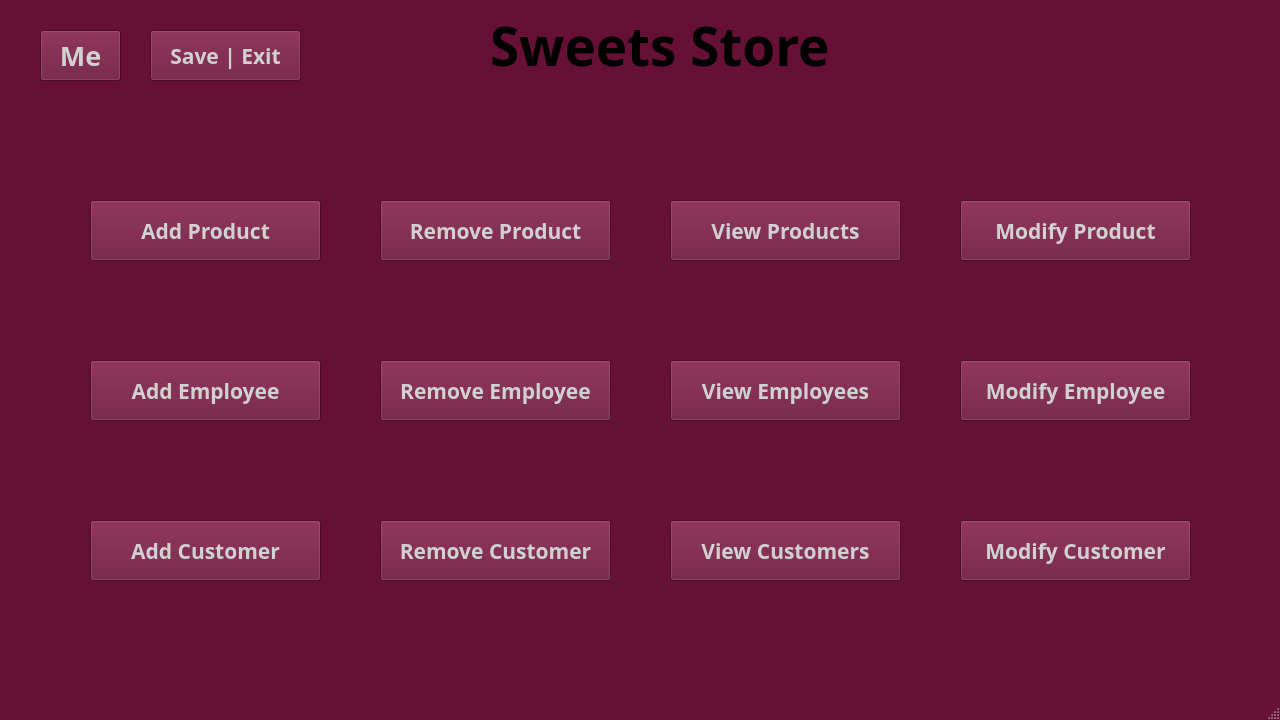
<?xml version="1.0" encoding="UTF-8"?>
<ui version="4.0">
 <class>EmployeeWindow</class>
 <widget class="QMainWindow" name="EmployeeWindow">
  <property name="geometry">
   <rect>
    <x>0</x>
    <y>0</y>
    <width>1280</width>
    <height>720</height>
   </rect>
  </property>
  <property name="font">
   <font>
    <family>HP Simplified Jpan</family>
    <pointsize>16</pointsize>
   </font>
  </property>
  <property name="windowTitle">
   <string>MainWindow</string>
  </property>
  <property name="autoFillBackground">
   <bool>false</bool>
  </property>
  <property name="styleSheet">
   <string notr="true">QMainWindow {
	background-color: rgb(102, 16, 53);
}</string>
  </property>
  <widget class="QWidget" name="centralwidget">
   <property name="autoFillBackground">
    <bool>false</bool>
   </property>
   <property name="styleSheet">
    <string notr="true">QWidget {
background-color: rgb(102, 16, 53);
}</string>
   </property>
   <widget class="QLabel" name="infoLabel">
    <property name="geometry">
     <rect>
      <x>15</x>
      <y>670</y>
      <width>501</width>
      <height>40</height>
     </rect>
    </property>
    <property name="font">
     <font>
      <family>HP Simplified Jpan</family>
      <pointsize>22</pointsize>
      <bold>true</bold>
     </font>
    </property>
    <property name="styleSheet">
     <string notr="true">QLabel {
color: #ebebeb;
}</string>
    </property>
    <property name="text">
     <string/>
    </property>
    <property name="textFormat">
     <enum>Qt::PlainText</enum>
    </property>
   </widget>
   <widget class="QLabel" name="titleLabel">
    <property name="geometry">
     <rect>
      <x>490</x>
      <y>10</y>
      <width>381</width>
      <height>71</height>
     </rect>
    </property>
    <property name="font">
     <font>
      <family>HP Simplified Jpan</family>
      <pointsize>40</pointsize>
      <bold>true</bold>
     </font>
    </property>
    <property name="styleSheet">
     <string notr="true">QLabel {
color: '#ebebeb';
}</string>
    </property>
    <property name="text">
     <string>Sweets Store</string>
    </property>
   </widget>
   <widget class="QPushButton" name="infoButton">
    <property name="geometry">
     <rect>
      <x>40</x>
      <y>30</y>
      <width>81</width>
      <height>51</height>
     </rect>
    </property>
    <property name="font">
     <font>
      <family>HP Simplified Jpan</family>
      <pointsize>20</pointsize>
      <bold>true</bold>
     </font>
    </property>
    <property name="styleSheet">
     <string notr="true">QPushButton {
text-align: center; 
background: '#75103c';
border: 4px solid '#1a1818';
color: rgb(209, 209, 209);
}

QPushButton::hover {
background-color: rgb(84, 13, 43);
}</string>
    </property>
    <property name="text">
     <string>Me</string>
    </property>
   </widget>
   <widget class="QLabel" name="dateLabel">
    <property name="geometry">
     <rect>
      <x>900</x>
      <y>20</y>
      <width>371</width>
      <height>71</height>
     </rect>
    </property>
    <property name="font">
     <font>
      <family>HP Simplified Jpan</family>
      <pointsize>22</pointsize>
      <bold>true</bold>
     </font>
    </property>
    <property name="styleSheet">
     <string notr="true">QLabel {
background: '#75103c';
color: rgb(209, 209, 209);
border: 4px solid '#1a1818';
}

QLabel::hover {
background-color: rgb(84, 13, 43);
}
</string>
    </property>
    <property name="text">
     <string/>
    </property>
   </widget>
   <widget class="QPushButton" name="addProdBtn">
    <property name="geometry">
     <rect>
      <x>90</x>
      <y>200</y>
      <width>231</width>
      <height>61</height>
     </rect>
    </property>
    <property name="font">
     <font>
      <family>HP Simplified Jpan</family>
      <pointsize>16</pointsize>
      <bold>true</bold>
     </font>
    </property>
    <property name="styleSheet">
     <string notr="true">QPushButton {
background: '#75103c';
color: rgb(209, 209, 209);
border: 4px solid '#1a1818';
}

QPushButton::hover {
background-color: rgb(84, 13, 43);
}</string>
    </property>
    <property name="text">
     <string>Add Product</string>
    </property>
   </widget>
   <widget class="QPushButton" name="rmProdBtn">
    <property name="geometry">
     <rect>
      <x>380</x>
      <y>200</y>
      <width>231</width>
      <height>61</height>
     </rect>
    </property>
    <property name="font">
     <font>
      <family>HP Simplified Jpan</family>
      <pointsize>16</pointsize>
      <bold>true</bold>
     </font>
    </property>
    <property name="styleSheet">
     <string notr="true">QPushButton {
background: '#75103c';
color: rgb(209, 209, 209);
border: 4px solid '#1a1818';
}

QPushButton::hover {
background-color: rgb(84, 13, 43);
}</string>
    </property>
    <property name="text">
     <string>Remove Product</string>
    </property>
   </widget>
   <widget class="QPushButton" name="srcProdBtn">
    <property name="geometry">
     <rect>
      <x>670</x>
      <y>200</y>
      <width>231</width>
      <height>61</height>
     </rect>
    </property>
    <property name="font">
     <font>
      <family>HP Simplified Jpan</family>
      <pointsize>16</pointsize>
      <bold>true</bold>
     </font>
    </property>
    <property name="styleSheet">
     <string notr="true">QPushButton {
background: '#75103c';
color: rgb(209, 209, 209);
border: 4px solid '#1a1818';
}

QPushButton::hover {
background-color: rgb(84, 13, 43);
}</string>
    </property>
    <property name="text">
     <string>View Products</string>
    </property>
   </widget>
   <widget class="QPushButton" name="modProdBtn">
    <property name="geometry">
     <rect>
      <x>960</x>
      <y>200</y>
      <width>231</width>
      <height>61</height>
     </rect>
    </property>
    <property name="font">
     <font>
      <family>HP Simplified Jpan</family>
      <pointsize>16</pointsize>
      <bold>true</bold>
     </font>
    </property>
    <property name="styleSheet">
     <string notr="true">QPushButton {
background: '#75103c';
color: rgb(209, 209, 209);
border: 4px solid '#1a1818';
}

QPushButton::hover {
background-color: rgb(84, 13, 43);
}</string>
    </property>
    <property name="text">
     <string>Modify Product</string>
    </property>
   </widget>
   <widget class="QPushButton" name="addEmplyBtn">
    <property name="geometry">
     <rect>
      <x>90</x>
      <y>360</y>
      <width>231</width>
      <height>61</height>
     </rect>
    </property>
    <property name="font">
     <font>
      <family>HP Simplified Jpan</family>
      <pointsize>16</pointsize>
      <bold>true</bold>
     </font>
    </property>
    <property name="styleSheet">
     <string notr="true">QPushButton {
background: '#75103c';
color: rgb(209, 209, 209);
border: 4px solid '#1a1818';
}

QPushButton::hover {
background-color: rgb(84, 13, 43);
}</string>
    </property>
    <property name="text">
     <string>Add Employee</string>
    </property>
   </widget>
   <widget class="QPushButton" name="rmEmplyBtn">
    <property name="geometry">
     <rect>
      <x>380</x>
      <y>360</y>
      <width>231</width>
      <height>61</height>
     </rect>
    </property>
    <property name="font">
     <font>
      <family>HP Simplified Jpan</family>
      <pointsize>16</pointsize>
      <bold>true</bold>
     </font>
    </property>
    <property name="styleSheet">
     <string notr="true">QPushButton {
background: '#75103c';
color: rgb(209, 209, 209);
border: 4px solid '#1a1818';
}

QPushButton::hover {
background-color: rgb(84, 13, 43);
}</string>
    </property>
    <property name="text">
     <string>Remove Employee</string>
    </property>
   </widget>
   <widget class="QPushButton" name="srchEmplyBtn">
    <property name="geometry">
     <rect>
      <x>670</x>
      <y>360</y>
      <width>231</width>
      <height>61</height>
     </rect>
    </property>
    <property name="font">
     <font>
      <family>HP Simplified Jpan</family>
      <pointsize>16</pointsize>
      <bold>true</bold>
     </font>
    </property>
    <property name="styleSheet">
     <string notr="true">QPushButton {
background: '#75103c';
color: rgb(209, 209, 209);
border: 4px solid '#1a1818';
}

QPushButton::hover {
background-color: rgb(84, 13, 43);
}</string>
    </property>
    <property name="text">
     <string>View Employees</string>
    </property>
   </widget>
   <widget class="QPushButton" name="modEmplyBtn">
    <property name="geometry">
     <rect>
      <x>960</x>
      <y>360</y>
      <width>231</width>
      <height>61</height>
     </rect>
    </property>
    <property name="font">
     <font>
      <family>HP Simplified Jpan</family>
      <pointsize>16</pointsize>
      <bold>true</bold>
     </font>
    </property>
    <property name="styleSheet">
     <string notr="true">QPushButton {
background: '#75103c';
color: rgb(209, 209, 209);
border: 4px solid '#1a1818';
}

QPushButton::hover {
background-color: rgb(84, 13, 43);
}</string>
    </property>
    <property name="text">
     <string>Modify Employee</string>
    </property>
   </widget>
   <widget class="QPushButton" name="addCstmrBtn">
    <property name="geometry">
     <rect>
      <x>90</x>
      <y>520</y>
      <width>231</width>
      <height>61</height>
     </rect>
    </property>
    <property name="font">
     <font>
      <family>HP Simplified Jpan</family>
      <pointsize>16</pointsize>
      <bold>true</bold>
     </font>
    </property>
    <property name="styleSheet">
     <string notr="true">QPushButton {
background: '#75103c';
color: rgb(209, 209, 209);
border: 4px solid '#1a1818';
}

QPushButton::hover {
background-color: rgb(84, 13, 43);
}</string>
    </property>
    <property name="text">
     <string>Add Customer</string>
    </property>
   </widget>
   <widget class="QPushButton" name="rmvCstmrBtn">
    <property name="geometry">
     <rect>
      <x>380</x>
      <y>520</y>
      <width>231</width>
      <height>61</height>
     </rect>
    </property>
    <property name="font">
     <font>
      <family>HP Simplified Jpan</family>
      <pointsize>16</pointsize>
      <bold>true</bold>
     </font>
    </property>
    <property name="styleSheet">
     <string notr="true">QPushButton {
background: '#75103c';
color: rgb(209, 209, 209);
border: 4px solid '#1a1818';
}

QPushButton::hover {
background-color: rgb(84, 13, 43);
}</string>
    </property>
    <property name="text">
     <string>Remove Customer</string>
    </property>
   </widget>
   <widget class="QPushButton" name="srcCstmrBtn">
    <property name="geometry">
     <rect>
      <x>670</x>
      <y>520</y>
      <width>231</width>
      <height>61</height>
     </rect>
    </property>
    <property name="font">
     <font>
      <family>HP Simplified Jpan</family>
      <pointsize>16</pointsize>
      <bold>true</bold>
     </font>
    </property>
    <property name="styleSheet">
     <string notr="true">QPushButton {
background: '#75103c';
color: rgb(209, 209, 209);
border: 4px solid '#1a1818';
}
QPushButton::hover {
background-color: rgb(84, 13, 43);
}</string>
    </property>
    <property name="text">
     <string>View Customers</string>
    </property>
   </widget>
   <widget class="QPushButton" name="modCstmrBtn">
    <property name="geometry">
     <rect>
      <x>960</x>
      <y>520</y>
      <width>231</width>
      <height>61</height>
     </rect>
    </property>
    <property name="font">
     <font>
      <family>HP Simplified Jpan</family>
      <pointsize>16</pointsize>
      <bold>true</bold>
     </font>
    </property>
    <property name="styleSheet">
     <string notr="true">QPushButton {
background: '#75103c';
color: rgb(209, 209, 209);
border: 4px solid '#1a1818';
}

QPushButton::hover {
background-color: rgb(84, 13, 43);
}</string>
    </property>
    <property name="text">
     <string>Modify Customer</string>
    </property>
   </widget>
   <widget class="QPushButton" name="addProdBtn_2">
    <property name="geometry">
     <rect>
      <x>150</x>
      <y>30</y>
      <width>151</width>
      <height>51</height>
     </rect>
    </property>
    <property name="font">
     <font>
      <family>HP Simplified Jpan</family>
      <pointsize>16</pointsize>
      <bold>true</bold>
     </font>
    </property>
    <property name="styleSheet">
     <string notr="true">QPushButton {
background: '#75103c';
color: rgb(209, 209, 209);
border: 4px solid '#1a1818';
}

QPushButton::hover {
background-color: rgb(84, 13, 43);
}</string>
    </property>
    <property name="text">
     <string>Save | Exit</string>
    </property>
   </widget>
  </widget>
  <widget class="QMenuBar" name="menubar">
   <property name="geometry">
    <rect>
     <x>0</x>
     <y>0</y>
     <width>1280</width>
     <height>25</height>
    </rect>
   </property>
  </widget>
  <widget class="QStatusBar" name="statusbar"/>
 </widget>
 <resources/>
 <connections/>
</ui>
